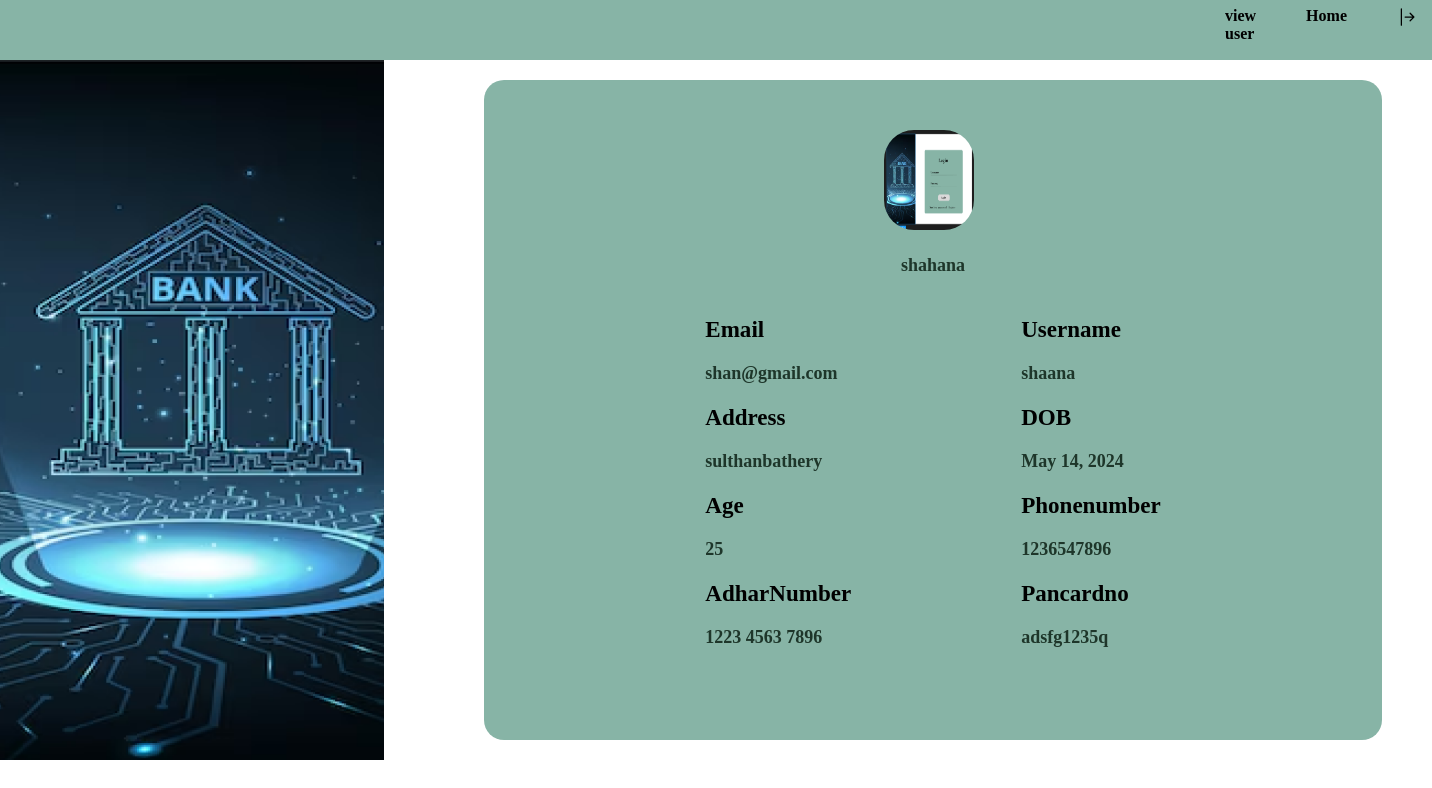
/profileview (signed in), run on an earlier commit of the app's database.
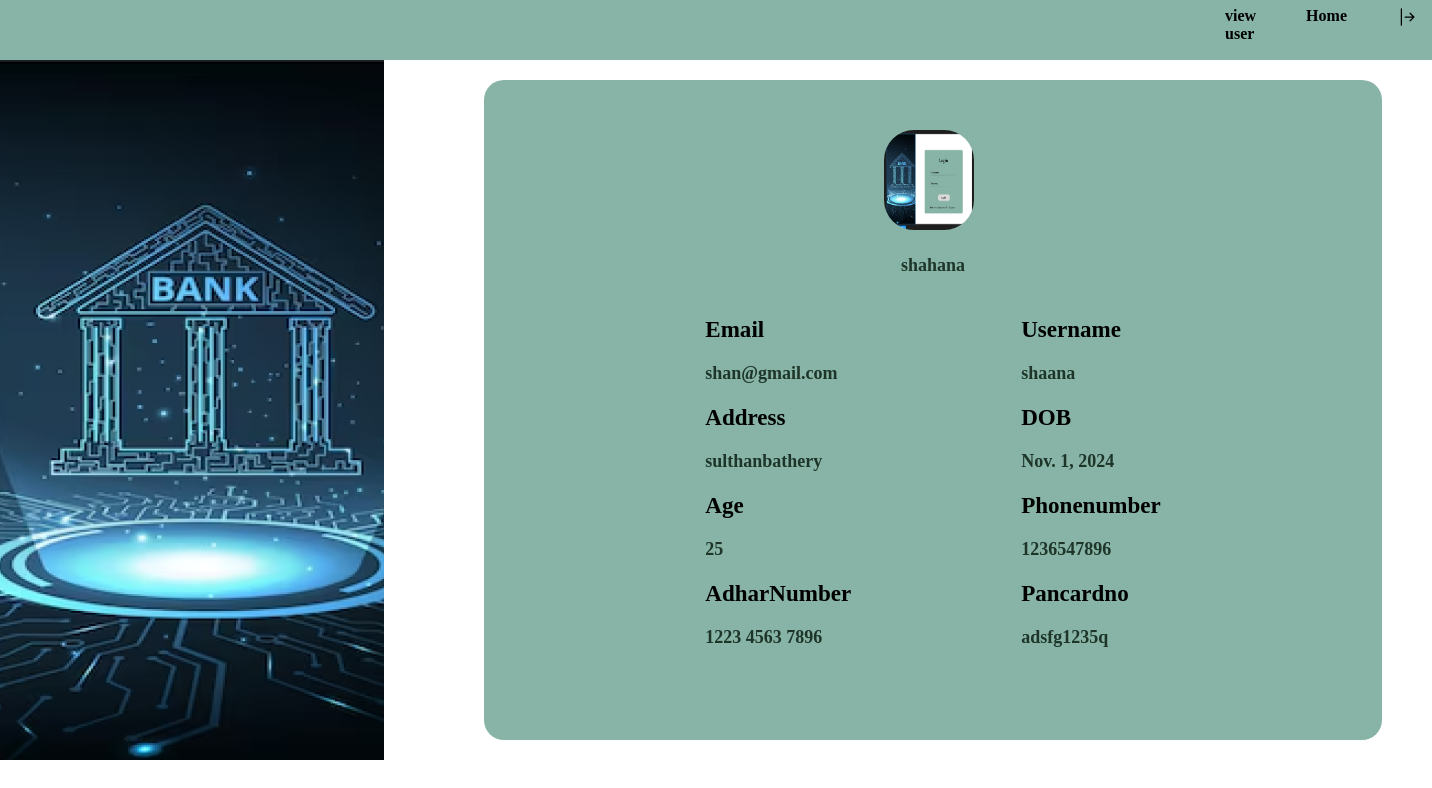
And on a later commit of the database.
### app/models.py (models this page shows, shortened)
class CustomeUser(AbstractUser):
    age=models.IntegerField(null=True,blank=True)
    Phonenumber=models.IntegerField(null=True,blank=True,unique=True)
    Address=models.CharField(null=True,blank=True,max_length=100)
    DOB=models.DateField(null=True,blank=True)
    InitialAmount=models.IntegerField(null=True,blank=True)
    AccountNumber=models.CharField(null=True,blank=True,max_length=100,unique=True)
    Pancardno=models.CharField(null=True,blank=True,max_length=100,unique=True)
    AdharNumber=models.CharField(null=True,blank=True,max_length=100,unique=True)
    Ifsc=models.IntegerField(null=True,blank=True)
    Branch=models.CharField(null=True,blank=True ,max_length=100)
    Pincode=models.IntegerField(null=True,blank=True)
    usertype=models.CharField(max_length=200)
    Image=models.FileField(null=True,blank=True)

### app/views.py (the view)
# urls.py: path('profileview',views.profileview,name='profileview'),
def  profileview(request):
    data1=CustomeUser.objects.get(id=request.user.id)
    return render(request,'bank/profileview.html',{'data':data1})

### template/bank/profileview.html (shortened to what this page needs)
{% extends 'bank/viewusers.html' %}
{% block content %}
{% load static %}
<nav class="navbar">
    <div class="container-fluid">
    <ul>
        <li>
        <a href="{% url 'viewuser' %}">view user</a>
        </li>
        <li>
            <a href="{% url 'bankhome' %}">Home</a>
        </li>
        <li>
        <a href="{% url 'logout' %}"><b></b></a>
        </li>
</ul>
</nav>
<div class="row align-items-center">
    <div class="col-sm-4 ">
        <img src="{% static 'images/Rectangle 1.png' %}" alt="bank" style="height:700px;width:100%;margin-top:0px;">
    </div>
    <div class="container">
        <div>
        <img src="{{user.Image.url}}" alt="" style="width: 90px;height: 100px;border-radius: 30px;margin-top:50px;margin-left:400px;">
        <p class="name">{{user.first_name}}</p>
        </div>
    <div class="row  align-items-center">
        <div class="cola cola-md-8 ">
            <label for="Email"><b>Email</b></label><br>
           <p>{{user.email}}<br></p>
            <label for="Address"><b>Address</b></label><br>
            <p>{{ user.Address }}<br></p>
            <label for="age"><b>Age</b></label><br>
            <p>{{ user.age }}<br></p>
            <label for="AdharNumber"><b>AdharNumber</b></label><br>
            <p>{{user.AdharNumber}}</p>
        </div>
        <div class=" colb colb-md-6"  required>
            <label for="username"><b>Username</b></label><br>
            <p>{{user.username}}<br></p>
            <label for="DOB"><b>DOB</b></label><br>
            <p>{{ user.DOB }}<br></p>
            <label for="Phonenumber"><b>Phonenumber</b></label><br>
            <p>{{user.Phonenumber}}<br></p>
            <label for="Pancardno"><b>Pancardno</b></label><br>
            <p>{{user.Pancardno}}<br></p>
        </div>
    </div>
    </div>
    {% endblock %}

What changed in the data, as far as the page shows it:
changed CustomeUser "shahana": DOB "May 14, 2024" → "Nov. 1, 2024"
